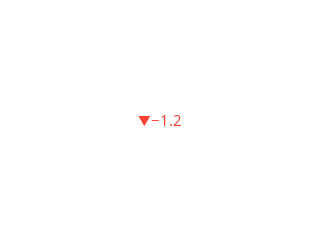

This figure's notebook cell:
### Code cell
filter_month = df[df['months'] == 'Mar']
accounts_payable = filter_month['accounts payable'].iloc[0]
pct_accounts_payable = filter_month['pct_accounts_payable'].iloc[0]

fig = go.Figure(
            data= [go.Indicator(
            mode ='delta',
            value= pct_accounts_receivable,
            delta = {
                  'reference':0,
                  'position':'right',
                  'valueformat': ',.1f',
                  'relative': False,
                  'font': {'size':15},
                  'increasing': {'color': 'green'}, 
            },
            number={'valueformat':',',
                  'font':{'size':15},
            },
            domain={'y': [0.1, 0.9], 'x': [0.3, 0.7]}
            )],
            layout = go.Layout(
            title= {
                  'y': 1,
                  'x':0.5,
                  #'xanchor': 'center',
                  #'yanchor':'top'
            },
            font=dict(color='orange'),
            #paper_bgcolor='#1f2c56',
            plot_bgcolor='#1f2c56',
            height=30,                                                
            width=200,
            margin=dict(l=20, r=20, t=20, b=20)
            )
            )

pio.show(fig)

### Figure 1 — Plotly figure (JSON) as saved in the notebook; plotly's stock layout.template omitted (floating-point values rounded to 4 significant figures)
{"data": [{"delta": {"font": {"size": 15}, "increasing": {"color": "green"}, "position": "right", "reference": 0, "relative": false, "valueformat": ",.1f"}, "domain": {"x": [0.3, 0.7], "y": [0.1, 0.9]}, "mode": "delta", "number": {"font": {"size": 15}, "valueformat": ","}, "type": "indicator", "value": -1.159}], "layout": {"font": {"color": "orange"}, "height": 30, "margin": {"b": 20, "l": 20, "r": 20, "t": 20}, "plot_bgcolor": "#1f2c56", "title": {"x": 0.5, "y": 1}, "width": 200}}
